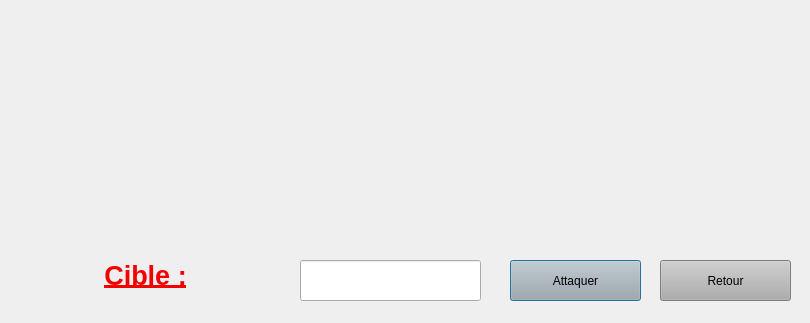
<?xml version="1.0" encoding="UTF-8"?>
<ui version="4.0">
 <class>TargetsDialog</class>
 <widget class="QDialog" name="TargetsDialog">
  <property name="geometry">
   <rect>
    <x>0</x>
    <y>0</y>
    <width>810</width>
    <height>323</height>
   </rect>
  </property>
  <property name="windowTitle">
   <string>Choix de la cible</string>
  </property>
  <property name="windowIcon">
   <iconset resource="resources.qrc">
    <normaloff>:/img/img/wizardPokerLogo.png</normaloff>:/img/img/wizardPokerLogo.png</iconset>
  </property>
  <property name="styleSheet">
   <string notr="true"/>
  </property>
  <widget class="QPushButton" name="attaquerButton">
   <property name="geometry">
    <rect>
     <x>510</x>
     <y>260</y>
     <width>131</width>
     <height>41</height>
    </rect>
   </property>
   <property name="styleSheet">
    <string notr="true">background: rgb(173, 173, 173)</string>
   </property>
   <property name="text">
    <string>Attaquer</string>
   </property>
  </widget>
  <widget class="QWidget" name="layoutWidget">
   <property name="geometry">
    <rect>
     <x>0</x>
     <y>0</y>
     <width>811</width>
     <height>221</height>
    </rect>
   </property>
   <layout class="QHBoxLayout" name="ennemyBoard"/>
  </widget>
  <widget class="QPushButton" name="retourButton">
   <property name="geometry">
    <rect>
     <x>660</x>
     <y>260</y>
     <width>131</width>
     <height>41</height>
    </rect>
   </property>
   <property name="styleSheet">
    <string notr="true">background: rgb(173, 173, 173)</string>
   </property>
   <property name="text">
    <string>Retour</string>
   </property>
  </widget>
  <widget class="QLabel" name="label">
   <property name="geometry">
    <rect>
     <x>10</x>
     <y>250</y>
     <width>271</width>
     <height>51</height>
    </rect>
   </property>
   <property name="styleSheet">
    <string notr="true">background: transparent</string>
   </property>
   <property name="text">
    <string>&lt;html&gt;&lt;head/&gt;&lt;body&gt;&lt;p align=&quot;center&quot;&gt;&lt;span style=&quot; font-size:20pt; font-weight:600; text-decoration: underline; color:#f30101;&quot;&gt;Cible :&lt;/span&gt;&lt;/p&gt;&lt;/body&gt;&lt;/html&gt;</string>
   </property>
  </widget>
  <widget class="QLineEdit" name="chosenTarget">
   <property name="geometry">
    <rect>
     <x>300</x>
     <y>260</y>
     <width>181</width>
     <height>41</height>
    </rect>
   </property>
   <property name="styleSheet">
    <string notr="true"/>
   </property>
  </widget>
 </widget>
 <resources>
  <include location="resources.qrc"/>
 </resources>
 <connections/>
</ui>
